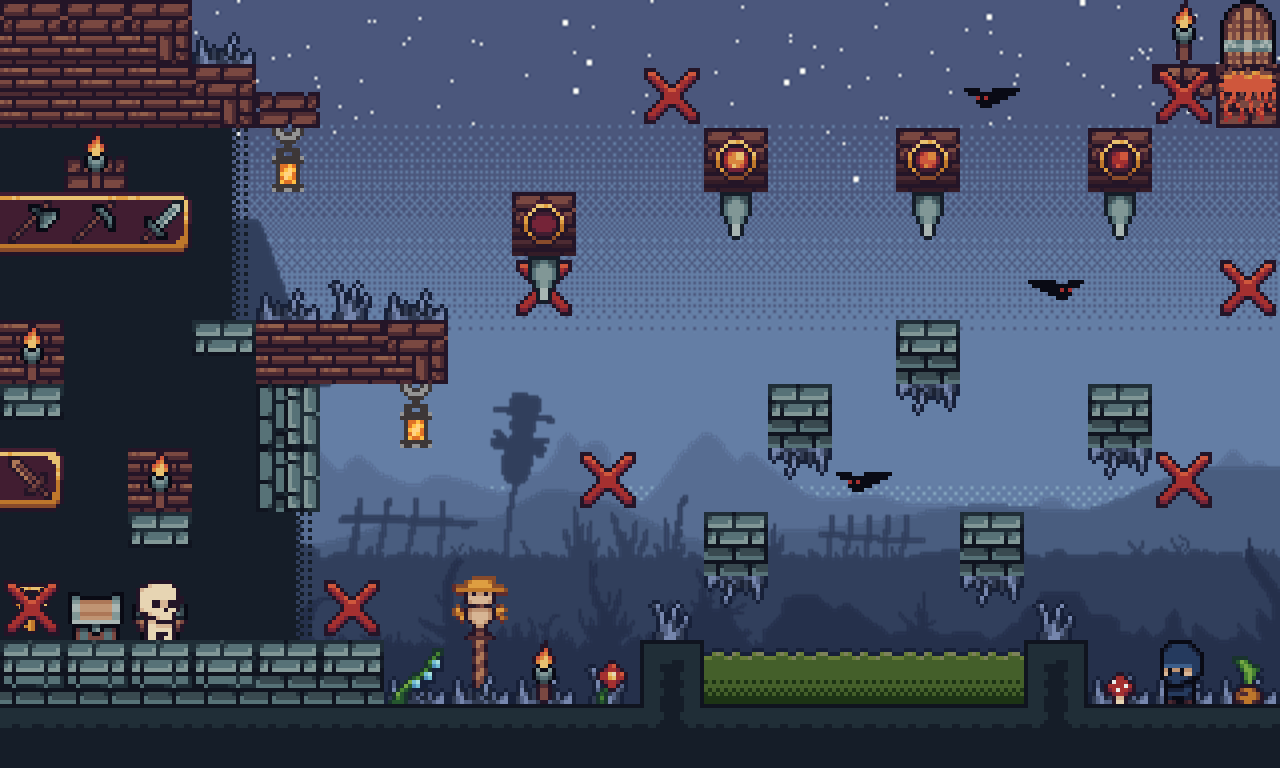

This game map was drawn from its Tiled (.tmx) file and the tilesets committed beside it. A one-line description and the trimmed map source follow:
An orthogonal 20x12 tile map with 64x64 px tiles, 14 tile layers (fundo_decorativo-ncolide, fundo-decorativo2-ncolide, terreno-colide, struct-casa-colide, ...), 4 tilesets, 5 image layers.

<map version="1.10" tiledversion="1.10.2" orientation="orthogonal" renderorder="right-down" width="20" height="12" tilewidth="64" tileheight="64" infinite="0" nextlayerid="23" nextobjectid="1">
 <tileset firstgid="1" source="../assets/tiles/TILEMAP/tilesets/forest.tsx" />
 <tileset firstgid="1025" source="../assets/tiles/TILEMAP/tilesets/custom_tiles.tsx" />
 <tileset firstgid="1081" source="../assets/tiles/TILEMAP/tilesets/chave.tsx" />
 <tileset firstgid="1082" source="../assets/tiles/TILEMAP/tilesets/porta.tsx" />
 <imagelayer id="2" name="fundo1-animado">
  <image source="../assets/backgrounds/Night house/1 layer Night house.png" width="1280" height="768" />
 </imagelayer>
 <imagelayer id="3" name="fundo2">
  <image source="../assets/backgrounds/Night house/2 layer Night house.png" width="1280" height="768" />
 </imagelayer>
 <imagelayer id="4" name="fundo3">
  <image source="../assets/backgrounds/Night house/3 layer Night house.png" width="1280" height="768" />
 </imagelayer>
 <imagelayer id="5" name="fundo4">
  <image source="../assets/backgrounds/Night house/4 layer Night house.png" width="1280" height="768" />
 </imagelayer>
 <imagelayer id="6" name="fundo5">
  <image source="../assets/backgrounds/Night house/5 layer Night house.png" width="1280" height="768" />
 </imagelayer>
 <layer id="8" name="fundo_decorativo-ncolide" width="20" height="12">
  <data>[240 cells, 34 non-empty, 3 distinct tile ids]</data>
 </layer>
 <layer id="20" name="fundo-decorativo2-ncolide" width="20" height="12">
  <data>[240 cells, 1 non-empty, 1 distinct tile ids]</data>
 </layer>
 <layer id="7" name="terreno-colide" width="20" height="12">
  <data>[240 cells, 22 non-empty, 4 distinct tile ids]</data>
 </layer>
 <layer id="14" name="struct-casa-colide" width="20" height="12">
  <data>[240 cells, 33 non-empty, 7 distinct tile ids]</data>
 </layer>
 <layer id="10" name="decoracao-ncolide" width="20" height="12">
  <data>[240 cells, 50 non-empty, 16 distinct tile ids]</data>
 </layer>
 <layer id="12" name="decoracao2-ncolide" width="20" height="12">
  <data>[240 cells, 27 non-empty, 16 distinct tile ids]</data>
 </layer>
 <layer id="15" name="chave" width="20" height="12">
  <data>[240 cells, 1 non-empty, 1 distinct tile ids]</data>
 </layer>
 <layer id="16" name="porta" width="20" height="12">
  <data>[240 cells, 1 non-empty, 1 distinct tile ids]</data>
 </layer>
 <layer id="13" name="ninja-player" width="20" height="12">
  <data>[240 cells, 1 non-empty, 1 distinct tile ids]</data>
 </layer>
 <layer id="17" name="morcego-inimigo" width="20" height="12">
  <data>[240 cells, 3 non-empty, 1 distinct tile ids]</data>
 </layer>
 <layer id="21" name="caveira-inimigo" width="20" height="12">
  <data>[240 cells, 1 non-empty, 1 distinct tile ids]</data>
 </layer>
 <layer id="18" name="colisao_inimigo" width="20" height="12">
  <data>[240 cells, 8 non-empty, 1 distinct tile ids]</data>
 </layer>
 <layer id="9" name="lava-dano" width="20" height="12">
  <data>[240 cells, 5 non-empty, 1 distinct tile ids]</data>
 </layer>
 <layer id="22" name="espinho-dano" width="20" height="12">
  <data>[240 cells, 4 non-empty, 1 distinct tile ids]</data>
 </layer>
</map>
